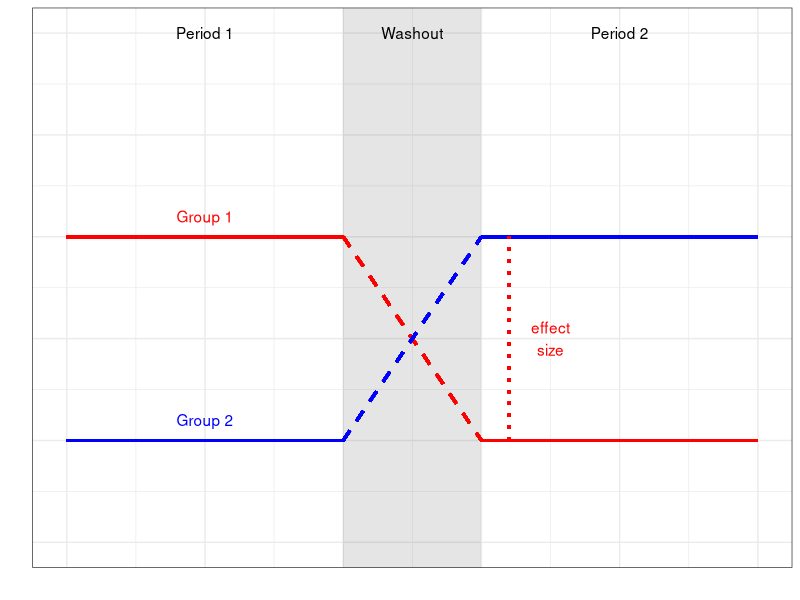
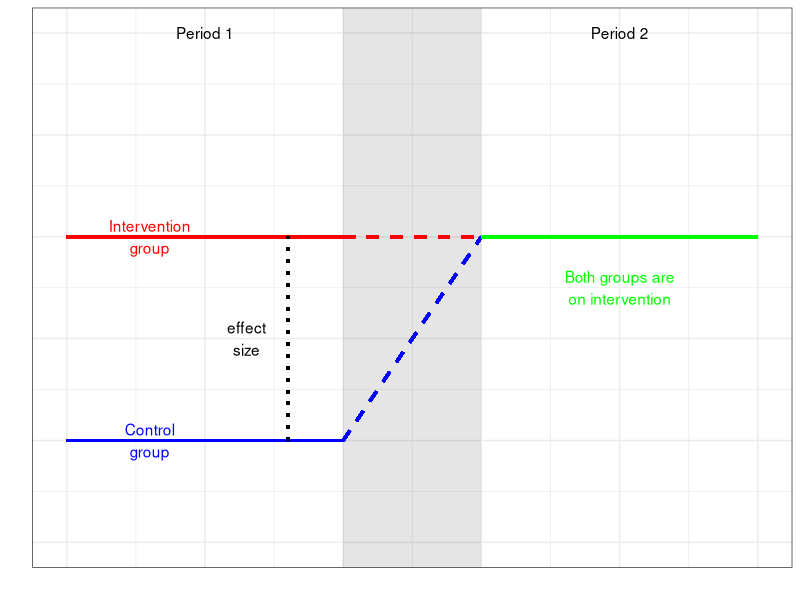

Source code (R) for these figures, in order:
## ---- chunk 1
list_of_packages<-c("tidyverse","kableExtra","knitr","ggpubr")
new.packages <- list_of_packages[!(list_of_packages %in% installed.packages()[,"Package"])]
if(length(new.packages))install.packages(new.packages,dependencies = TRUE)

library(tidyverse)
library(kableExtra)
library(knitr)
library(ggpubr)

## ---- chunk 2
options(kableExtra.html.bsTable = T)
#reference: "An introduction to randomized controlled clinical trials" by J.N.S. Matthews.

alloc.mat<-as.data.frame(matrix(c("A","B","B","A"),2,2))
colnames(alloc.mat)<-c("Period 1", "Period 2")
rownames(alloc.mat)<-c("Group 1", "Group 2")



knitr::kable(alloc.mat,escape = F, align = "c", booktabs = T, caption = 'Treatment Allocation Matrix') %>%
  kable_styling(c("striped", "bordered"), latex_options = "striped", full_width = F) %>%
  column_spec(1, bold = T) 
## ---- chunk 3
#simulate some data based on a known structure
set.seed(123)
dat <- data.frame(x = runif(100, 1, 3.5), x2 = rnorm(100,0,0.25))
dat$intervention <- as.integer(dat$x >= 2.5)
dat$rev_intervention <- as.factor(as.integer(dat$x < 2.5))
dat$y <- 3 + 0.0001 * dat$x + 0.02 * dat$x2 + 4 * (dat$x >= 2.5) + rnorm(100,0,0.5)

for(i in 1:100)
{
if(dat$x[i]>2&dat$x[i]<2.5){dat$intervention[i]=2}
}
dat$intervention<-as.factor(dat$intervention)
newdat1<-dat[dat$intervention==0,]
newdat2<-dat[dat$intervention==1,]
newdat3<-dat[dat$intervention==2,]

mod1 <- lm(y~x,newdat1)
mod2 <- lm(y~x,newdat2)
 #plots for lmer 
 
 ggplot(dat[!dat$intervention==2,], aes(x = x, y = y)) + 
   theme_bw()+ theme(legend.position = "top",strip.text=element_text(size=12),axis.text=element_text(size=12),axis.title=element_text(size=12,face="bold"))+ annotate("text",x=2.25,y=8,label="Washout")+xlab("")+ylab("") +
   annotate("text",x=1.5,y=8,label="Period 1") +
   annotate("text",x=3,y=8,label="Period 2")+
   annotate("rect",xmin=2,xmax=2.5,ymin=-Inf,ymax=Inf, alpha=0.1, fill="black")+
   geom_segment(aes(x=1,y=6,xend = 2, yend = 6),col="red",size=1) +
   geom_segment(aes(x=2.5,y=4,xend = 3.5, yend = 4),col="red",size=1)+
geom_segment(aes(x=2,y=6,xend = 2.5, yend = 4),col="red",linetype="dashed",size=1) +
   geom_segment(aes(x=2,y=4,xend = 2.5, yend = 6),col="blue",linetype="dashed",size=1)+
   geom_segment(aes(x=1,y=4,xend = 2, yend = 4),col="blue",size=1) +
   geom_segment(aes(x=2.5,y=6,xend = 3.5, yend = 6),col="blue",size=1)+ylim(3,8)+
   geom_segment(aes(x=2.6,y=4,xend = 2.6, yend = 6),col="red",size=1,linetype="dotted")+ylim(3,8)+
   annotate("text",x=2.75,y=5,label="effect\nsize",color="red") +
   annotate("text",x=1.5,y=6.2,label="Group 1",color="red") +
   annotate("text",x=1.5,y=4.2,label="Group 2",color="blue")+theme(axis.text = element_blank(),axis.ticks = element_blank())

#ggarrange(cross2,cross1,ncol=2,nrow=1)

## ---- chunk 4



  ggplot(dat[!dat$intervention==2,], aes(x = x, y = y)) + 
   theme_bw()+ theme(legend.position = "top",strip.text=element_text(size=12),axis.text=element_text(size=12),axis.title=element_text(size=12,face="bold"))+ xlab("")+ylab("") +
   annotate("text",x=1.5,y=8,label="Period 1") +
   annotate("text",x=3,y=8,label="Period 2")+
   annotate("rect",xmin=2,xmax=2.5,ymin=-Inf,ymax=Inf, alpha=0.1, fill="black")+
   geom_segment(aes(x=1,y=6,xend = 2, yend = 6),col="red",size=1) +
   geom_segment(aes(x=2,y=6,xend = 2.5, yend = 6),col="red",linetype="dashed",size=1) +
   geom_segment(aes(x=2,y=4,xend = 2.5, yend = 6),col="blue",linetype="dashed",size=1)+
   geom_segment(aes(x=1,y=4,xend = 2, yend = 4),col="blue",size=1) +
   geom_segment(aes(x=2.5,y=6,xend = 3.5, yend = 6),col="green",size=1)+ylim(3,8)+
   geom_segment(aes(x=1.8,y=4,xend = 1.8, yend = 6),col="black",size=1,linetype="dotted")+ylim(3,8)+
   annotate("text",x=1.65,y=5,label="effect\nsize",color="black") +
   annotate("text",x=1.3,y=6,label="Intervention\ngroup",color="red") +
   annotate("text",x=1.3,y=4,label="Control\ngroup",color="blue")+theme(axis.text = element_blank(),axis.ticks = element_blank())+annotate("text",x=3,y=5.5,label="Both groups are\non intervention",color="green")
